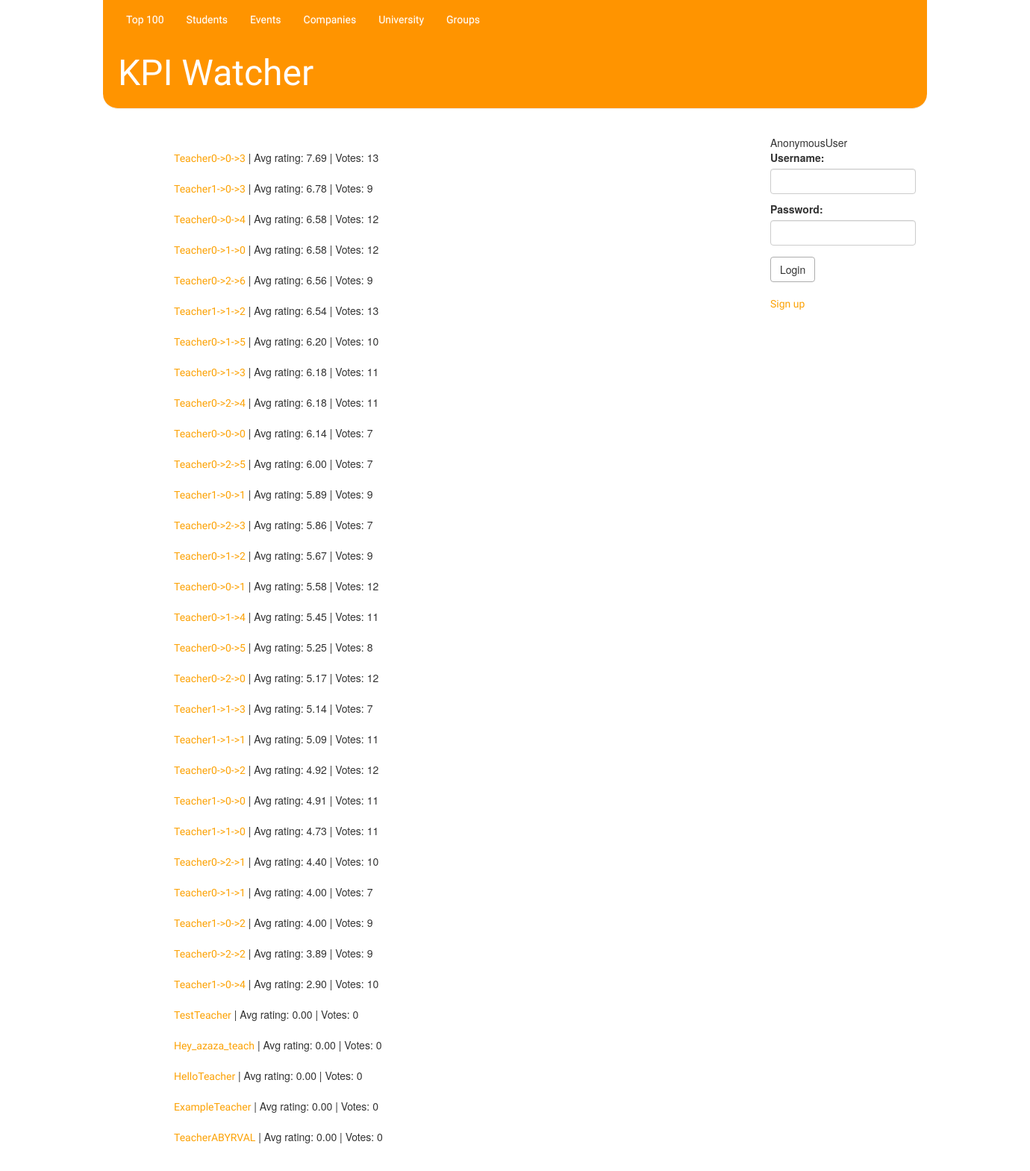
The page / on the database its author committed.
### ratings/models.py (models this page shows)
class Teacher(models.Model):
	user = models.OneToOneField(User)
	department = models.ForeignKey(Department, related_name="teachers")
	avg_rating = models.DecimalField(max_digits=4, decimal_places=2, default=0, editable=False)
	count_of_votes = models.IntegerField(default=0, editable=False)
	voted_students = models.ManyToManyField('Student', related_name="rated_teachers", editable=False)
	def vote(self, vote, student):
		if not vote < 0 and not vote > 10:
			if isinstance(student, Student):
				if not self.voted_students.filter(user__id=student.user.id).exists():
					self.avg_rating = ((self.avg_rating * self.count_of_votes) + vote) / (self.count_of_votes + 1)
					self.count_of_votes += 1
					self.voted_students.add(student)
					self.save()
	 				return True
		return False
	def __str__(self):
		return self.user.get_username()

### ratings/views.py (the view)
# urls.py: url(r'^$', views.top_ratings, name="all_teachers"),
def top_ratings(request):
	teachers = Teacher.objects.all().order_by('-avg_rating')[:100]
	return render(request, 'ratings/top_ratings.html', {'teachers': teachers})

### ratings/ctx_log_processor.py (called while the page is built)
def auth_form(request):
    return {'form': AuthForm(), 'request': request}

### ratings/templates/ratings/top_ratings.html
{% extends 'base.html' %}
{%block content%}
    <div class="content container">
        <div class="row">
            <div class="col-md-8">
	{%for teacher in teachers%}
        <div class="post">
	    	<a href="{% url 'ratings.views.teacher_page' pk=teacher.pk %}">{{ teacher.user.username }}</a> |
            Avg rating: {{ teacher.avg_rating }} | Votes: {{ teacher.count_of_votes }}
        <br />
	    </div>
	{%endfor%}
            </div></div></div>
{%endblock content%}

### ratings/static/styles.css (style rules this page uses)
body { width:80%; margin: auto; }
a { color: #FCA205; font-family: 'Lobster'; }
input[type=email],input[type=text], input[type=number], input[type=password] { height: 34px; }
input[type=email],input[type=text], input[type=number], textarea, input[type=password] { display: block; width: 100%; padding: 6px 12px; font-size: 14px; line-height: 1.42857143; color: #555; background-color: #fff; background-image: none; border: 1px solid #ccc; border-radius: 4px; -webkit-box-shadow: inset 0 1px 1px rgba(0,0,0,.075); box-shadow: inset 0 1px 1px rgba(0,0,0,.075); -webkit-transition: border-color ease-in-out .15s,-webkit-box-shadow ease-in-out .15s; -o-transition: border-color ease-in-out .15s,box-shadow ease-in-out .15s; transition: border-color ease-in-out .15s,box-shadow ease-in-out .15s; }
.content { margin: 15px 40px; }
.post { margin-bottom: 20px; }

### rows shown on the page
Teacher: user.username "Teacher0->0->3", avg_rating "7.69", count_of_votes "13"
Teacher: user.username "Teacher1->0->3", avg_rating "6.78", count_of_votes "9"
Teacher: user.username "Teacher0->0->4", avg_rating "6.58", count_of_votes "12"
Teacher: user.username "Teacher0->1->0", avg_rating "6.58", count_of_votes "12"
Teacher: user.username "Teacher0->2->6", avg_rating "6.56", count_of_votes "9"
Teacher: user.username "Teacher1->1->2", avg_rating "6.54", count_of_votes "13"
Teacher: user.username "Teacher0->1->5", avg_rating "6.20", count_of_votes "10"
Teacher: user.username "Teacher0->1->3", avg_rating "6.18", count_of_votes "11"
Teacher: user.username "Teacher0->2->4", avg_rating "6.18", count_of_votes "11"
Teacher: user.username "Teacher0->0->0", avg_rating "6.14", count_of_votes "7"
Teacher: user.username "Teacher0->2->5", avg_rating "6.00", count_of_votes "7"
Teacher: user.username "Teacher1->0->1", avg_rating "5.89", count_of_votes "9"
Teacher: user.username "Teacher0->2->3", avg_rating "5.86", count_of_votes "7"
Teacher: user.username "Teacher0->1->2", avg_rating "5.67", count_of_votes "9"
Teacher: user.username "Teacher0->0->1", avg_rating "5.58", count_of_votes "12"
Teacher: user.username "Teacher0->1->4", avg_rating "5.45", count_of_votes "11"
Teacher: user.username "Teacher0->0->5", avg_rating "5.25", count_of_votes "8"
Teacher: user.username "Teacher0->2->0", avg_rating "5.17", count_of_votes "12"
Teacher: user.username "Teacher1->1->3", avg_rating "5.14", count_of_votes "7"
Teacher: user.username "Teacher1->1->1", avg_rating "5.09", count_of_votes "11"
Teacher: user.username "Teacher0->0->2", avg_rating "4.92", count_of_votes "12"
Teacher: user.username "Teacher1->0->0", avg_rating "4.91", count_of_votes "11"
Teacher: user.username "Teacher1->1->0", avg_rating "4.73", count_of_votes "11"
Teacher: user.username "Teacher0->2->1", avg_rating "4.40", count_of_votes "10"
Teacher: user.username "Teacher0->1->1", avg_rating "4.00", count_of_votes "7"
Teacher: user.username "Teacher1->0->2", avg_rating "4.00", count_of_votes "9"
Teacher: user.username "Teacher0->2->2", avg_rating "3.89", count_of_votes "9"
Teacher: user.username "Teacher1->0->4", avg_rating "2.90", count_of_votes "10"
Teacher: user.username "TestTeacher", avg_rating "0.00", count_of_votes "0"
Teacher: user.username "Hey_azaza_teach", avg_rating "0.00", count_of_votes "0"
Teacher: user.username "HelloTeacher", avg_rating "0.00", count_of_votes "0"
Teacher: user.username "ExampleTeacher", avg_rating "0.00", count_of_votes "0"
Teacher: user.username "TeacherABYRVAL", avg_rating "0.00", count_of_votes "0"

### other values the page prints
{{ user }} "AnonymousUser"
